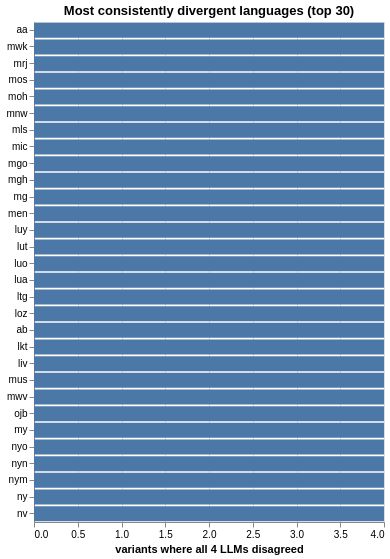

This figure's notebook cell:
### Code cell
# Languages where all LLMs gave different translations (confidence = 0.25 with 4 services)
fully_divergent = (
    scored_df[
        (scored_df['llm_total_services'] >= 4) &
        (scored_df['llm_confidence'] == 0.25)
    ]
    .groupby('language_code')
    .size()
    .reset_index(name='variants_fully_divergent')
    .sort_values('variants_fully_divergent', ascending=False)
)

print(f'Languages fully divergent in at least 1 variant: {len(fully_divergent)}')
print(f'Fully divergent in all 4 variants: {(fully_divergent["variants_fully_divergent"] == 4).sum()}')

alt.Chart(fully_divergent.head(30)).mark_bar().encode(
    y=alt.Y('language_code:N', sort='-x', title=None),
    x=alt.X('variants_fully_divergent:Q', title='variants where all 4 LLMs disagreed',
            scale=alt.Scale(domain=[0, 4])),
    tooltip=['language_code:N', 'variants_fully_divergent:Q'],
).properties(width=350, height=500, title='Most consistently divergent languages (top 30)')

### Figure 1 — Vega-Lite specification as saved in the notebook (floating-point values rounded to 4 significant figures)
{"config": {"view": {"continuousWidth": 300, "continuousHeight": 300}}, "data": {"name": "data-30b4e7d0f7557812b6b2a55c6bd698df"}, "mark": {"type": "bar"}, "encoding": {"tooltip": [{"field": "language_code", "type": "nominal"}, {"field": "variants_fully_divergent", "type": "quantitative"}], "x": {"field": "variants_fully_divergent", "scale": {"domain": [0, 4]}, "title": "variants where all 4 LLMs disagreed", "type": "quantitative"}, "y": {"field": "language_code", "sort": "-x", "title": null, "type": "nominal"}}, "height": 500, "title": "Most consistently divergent languages (top 30)", "width": 350, "$schema": "https://vega.github.io/schema/vega-lite/v6.1.0.json", "datasets": {"data-30b4e7d0f7557812b6b2a55c6bd698df": [{"language_code": "aa", "variants_fully_divergent": 4}, {"language_code": "mwk", "variants_fully_divergent": 4}, {"language_code": "mrj", "variants_fully_divergent": 4}, {"language_code": "mos", "variants_fully_divergent": 4}, {"language_code": "moh", "variants_fully_divergent": 4}, {"language_code": "mnw", "variants_fully_divergent": 4}, {"language_code": "mls", "variants_fully_divergent": 4}, {"language_code": "mic", "variants_fully_divergent": 4}, {"language_code": "mgo", "variants_fully_divergent": 4}, {"language_code": "mgh", "variants_fully_divergent": 4}, {"language_code": "mg", "variants_fully_divergent": 4}, {"language_code": "men", "variants_fully_divergent": 4}, {"language_code": "luy", "variants_fully_divergent": 4}, {"language_code": "lut", "variants_fully_divergent": 4}, {"language_code": "luo", "variants_fully_divergent": 4}, {"language_code": "lua", "variants_fully_divergent": 4}, {"language_code": "ltg", "variants_fully_divergent": 4}, {"language_code": "loz", "variants_fully_divergent": 4}, {"language_code": "ab", "variants_fully_divergent": 4}, {"language_code": "lkt", "variants_fully_divergent": 4}, {"language_code": "liv", "variants_fully_divergent": 4}, {"language_code": "mus", "variants_fully_divergent": 4}, {"language_code": "mwv", "variants_fully_divergent": 4}, {"language_code": "ojb", "variants_fully_divergent": 4}, {"language_code": "my", "variants_fully_divergent": 4}, {"language_code": "nyo", "variants_fully_divergent": 4}, {"language_code": "nyn", "variants_fully_divergent": 4}, {"language_code": "nym", "variants_fully_divergent": 4}, {"language_code": "ny", "variants_fully_divergent": 4}, {"language_code": "nv", "variants_fully_divergent": 4}]}}
